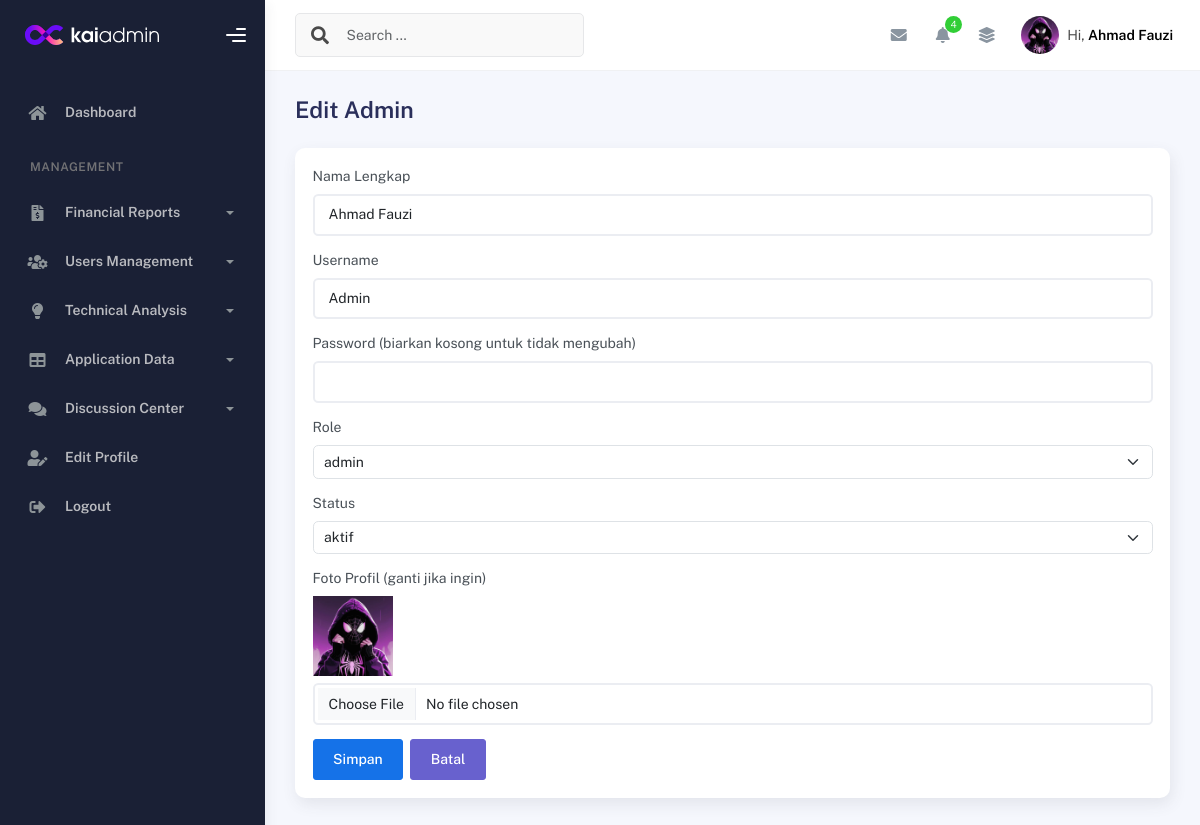
The app's page /admin/edit_admin.php?id=1 (signed in) with its own data.
### tables this page shows
CREATE TABLE `user` (
  `id_user` int NOT NULL,
  `nama_lengkap` varchar(100) NOT NULL,
  `username` varchar(50) NOT NULL,
  `password` varchar(255) NOT NULL,
  `role` enum('admin','operator','user') NOT NULL,
  `status` enum('aktif','nonaktif') DEFAULT 'aktif',
  `profile_picture` varchar(255) DEFAULT NULL,
  `created_at` timestamp NULL DEFAULT CURRENT_TIMESTAMP,
  `background_picture` varchar(255) DEFAULT NULL
);

### admin/edit_admin.php (the view, shortened to what this page needs)
<?php
include '../config/database.php';
$id = isset($_GET['id']) ? intval($_GET['id']) : 0;
$stmt = $conn->prepare('SELECT id_user, nama_lengkap, username, role, status, profile_picture FROM user WHERE id_user = ? LIMIT 1');
$stmt->bind_param('i', $id);
$stmt->execute();
$res = $stmt->get_result();
$user = $res->fetch_assoc();
?>
<!DOCTYPE html>
<html lang="en">
<head>
    <link rel="stylesheet" href="../assets/css/bootstrap.min.css" />
    <link rel="stylesheet" href="../assets/css/plugins.min.css" />
    <link rel="stylesheet" href="../assets/css/kaiadmin.min.css" />
</head>
<body>
    <div class="wrapper">
        <?php include 'layout_admin/sidebar.php'; ?>
        <div class="main-panel">
            <div class="main-header">
                <?php include 'layout_admin/navbar.php'; ?>
            </div>
            <div class="container">
                <div class="page-inner">
                    <main>
                        <div class="page-header mb-3">
                            <h3 class="fw-bold">Edit Admin</h3>
                        </div>
                        <div class="card">
                            <div class="card-body">
                                <form action="action_update_admin.php" method="post" enctype="multipart/form-data">
                                    <div class="mb-3">
                                        <label class="form-label">Nama Lengkap</label>
                                        <input type="text" name="nama_lengkap" class="form-control" value="<?= htmlspecialchars($user['nama_lengkap']) ?>" required>
                                    </div>
                                    <div class="mb-3">
                                        <label class="form-label">Username</label>
                                        <input type="text" name="username" class="form-control" value="<?= htmlspecialchars($user['username']) ?>" required>
                                    </div>
                                    <div class="mb-3">
                                        <label class="form-label">Password (biarkan kosong untuk tidak mengubah)</label>
                                        <input type="password" name="password" class="form-control">
                                    </div>
                                    <div class="mb-3">
                                        <label class="form-label">Role</label>
                                        <select name="role" class="form-select">
                                            <option value="admin" <?= $user['role'] === 'admin' ? 'selected' : '' ?>>admin</option>
                                        </select>
                                    </div>
                                    <div class="mb-3">
                                        <label class="form-label">Status</label>
                                        <select name="status" class="form-select">
                                            <option value="aktif" <?= $user['status'] === 'aktif' ? 'selected' : '' ?>>aktif</option>
                                        </select>
                                    </div>
                                    <div class="mb-3">
                                        <label class="form-label">Foto Profil (ganti jika ingin)</label>
                                        <?php if ($user['profile_picture']): ?>
                                            <div class="mb-2"><img src="../upload/profile/<?= htmlspecialchars($user['profile_picture']) ?>" alt="profile" style="max-height:80px"></div>
                                        <?php endif; ?>
                                        <input type="file" name="profile_picture" class="form-control">
                                    </div>
                                    <div class="d-flex gap-2">
                                        <button class="btn btn-primary">Simpan</button>
                                        <a href="manage_admin.php" class="btn btn-secondary">Batal</a>
                                    </div>
                                </form>
                            </div>
                        </div>
                    </main>
                </div>
            </div>
            <?php include 'layout_admin/footer.php'; ?>
        </div>
    </div>
</body>
</html>

### admin/layout_admin/footer.php (style rules this page uses)
.main-panel { display: flex; flex-direction: column; min-height: 100vh; }
.main-panel>.container, .main-panel>.page-inner, .main-panel>.main-content { flex: 1 0 auto; }

### records on screen
user: nama_lengkap "Ahmad Fauzi", username "Admin", role "admin", status "aktif", profile_picture (picture)

### other values on screen
$display_name "Ahmad Fauzi"
